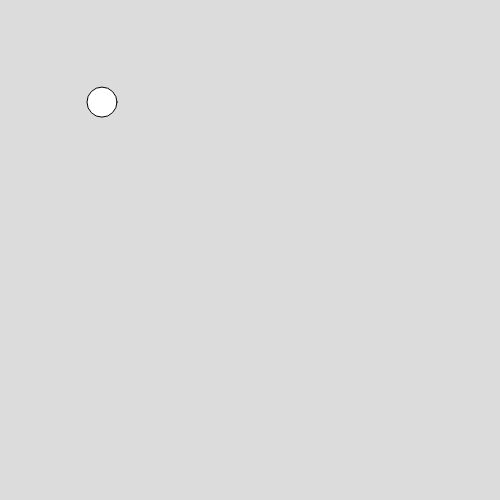
Frame 1 (no input)
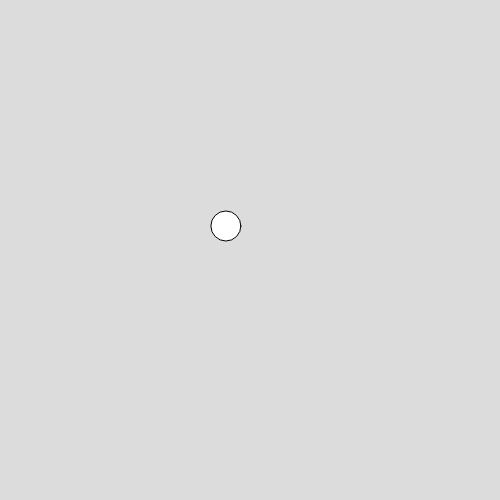
Frame 60 (no input)
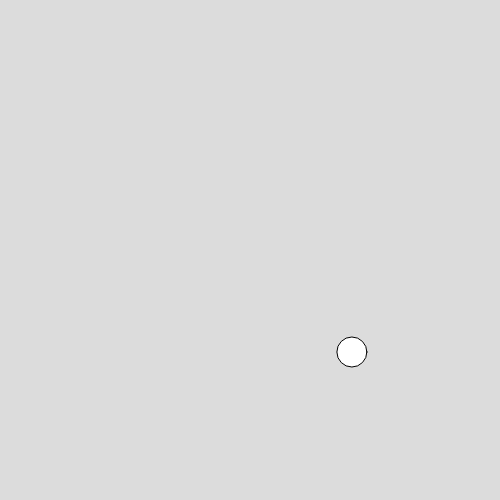
Frame 120 (the mouse pressed at the canvas centre since frame 60)

The p5.js sketch that drew these frames (run headless with seeded random() and noise() and a simulated clock; from frame 60 on, the mouse is pressed at the canvas centre):

// p5.js sketch
// ── sketch.js
var myCircle;

function setup() {
  createCanvas(500, 500);
  smooth();
  myCircle ={
    x:width/2,
    y:100,
    size:30,
    speedX: 2,
    speedY: 2.1,
    move: function(){
      this.x =this.y + this.speedX;
      this.y = this.y + this.speedY;
    },
    display: function () {
      ellipse(this.x, this.y, this.size, this.size);
},
bounce: function(){
   if (this.x > (width - this/2) || this.x < this.size){
     this.speedX = this.speedX * -1;
   } if (this.y >(height - this.size/2) || this.y <this.size/2){
     this.speedY = this.speedY *-1;
   }}}}

function draw() {
  background(220);
  fill(255);
  myCircle.move();
  myCircle.display();
  myCircle.bounce();
}
